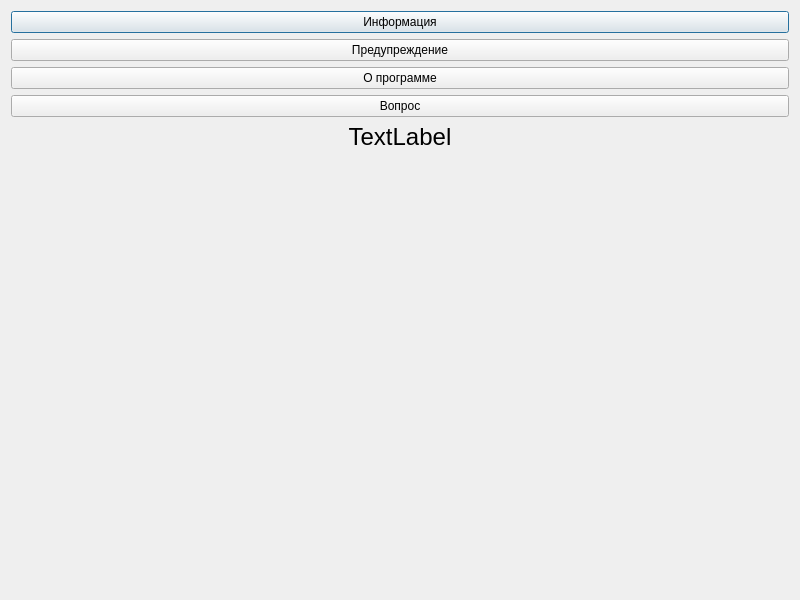
<?xml version="1.0" encoding="UTF-8"?>
<ui version="4.0">
 <class>Dialog</class>
 <widget class="QDialog" name="Dialog">
  <property name="geometry">
   <rect>
    <x>0</x>
    <y>0</y>
    <width>800</width>
    <height>600</height>
   </rect>
  </property>
  <property name="windowTitle">
   <string>Dialog</string>
  </property>
  <layout class="QVBoxLayout" name="verticalLayout_2">
   <item>
    <layout class="QVBoxLayout" name="verticalLayout">
     <item>
      <widget class="QPushButton" name="btnInformation">
       <property name="text">
        <string>Информация</string>
       </property>
      </widget>
     </item>
     <item>
      <widget class="QPushButton" name="btnWarning">
       <property name="text">
        <string>Предупреждение</string>
       </property>
      </widget>
     </item>
     <item>
      <widget class="QPushButton" name="btnAboutProg">
       <property name="text">
        <string>О программе</string>
       </property>
      </widget>
     </item>
     <item>
      <widget class="QPushButton" name="btnQustion">
       <property name="text">
        <string>Вопрос</string>
       </property>
      </widget>
     </item>
    </layout>
   </item>
   <item>
    <widget class="QLabel" name="label">
     <property name="font">
      <font>
       <pointsize>18</pointsize>
      </font>
     </property>
     <property name="text">
      <string>TextLabel</string>
     </property>
     <property name="alignment">
      <set>Qt::AlignCenter</set>
     </property>
    </widget>
   </item>
   <item>
    <spacer name="verticalSpacer">
     <property name="orientation">
      <enum>Qt::Vertical</enum>
     </property>
     <property name="sizeHint" stdset="0">
      <size>
       <width>20</width>
       <height>382</height>
      </size>
     </property>
    </spacer>
   </item>
  </layout>
 </widget>
 <resources/>
 <connections/>
</ui>
